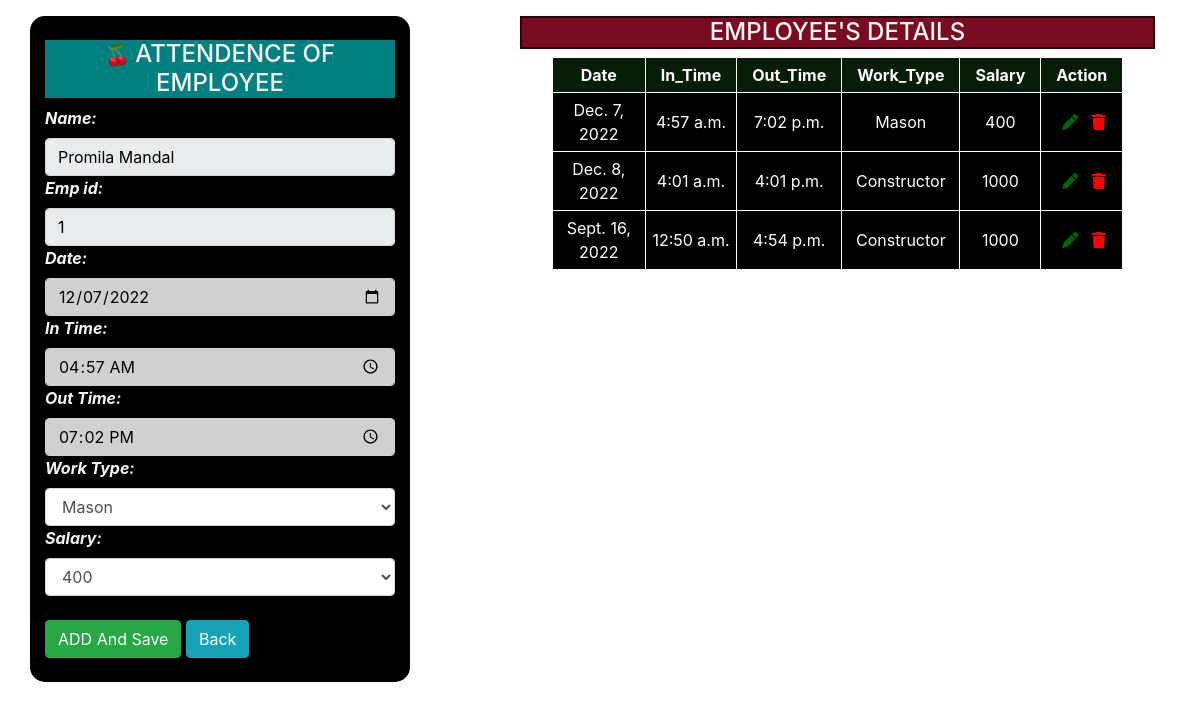
The app's page /update/1/ with its own data.
### testapp/models.py (models this page shows, shortened)
class Attendence(models.Model):
    id=models.AutoField(primary_key=True,editable=True)
    emp_id=models.ForeignKey(UserModel,on_delete=models.CASCADE,editable=True)
    name=models.CharField(max_length=50,editable=True)
    date=models.DateField(auto_now=False,unique=False,editable=True)
    In_Time=models.TimeField(auto_now=False,null=True,editable=True)
    Out_Time=models.TimeField(auto_now=False,null=True,editable=True)
    Work_type=models.CharField(max_length=50,null=True,editable=True)
    Salary = models.CharField(max_length=50,editable=True)
    duration=models.DurationField(null=True,editable=True)
    total_second=models.FloatField(null=True,editable=True)
    sub_total=models.DecimalField(max_digits=300,decimal_places=2,null=True,editable=True)
    paid=models.BooleanField(default=False,editable=True)
    class Meta:
        unique_together = (('emp_id','date'),)
    '''def hours_conversion(self):
        startdelta = datetime.timedelta(hours=self.In_Time.hour, minutes=self.In_Time.minute, seconds=self.In_Time.second)
        enddelta = datetime.timedelta(hours=self.Out_Time.hour, minutes=self.Out_Time.minute, seconds=self.Out_Time.second)
        return print((enddelta-startdelta).seconds/3600)'''

### testapp/views.py (the view)
# urls.py: path('update/<int:id>/', views.update_attendence, name='update_attend'),
def update_attendence(request,id):
    if request.method =='POST':
        pi=Attendence.objects.get(pk=id)
        o=pi.emp_id
        fm=Aform(request.POST,instance=pi)
        if fm.is_valid():
            In_Time=fm.cleaned_data['In_Time']
            Out_Time=fm.cleaned_data['Out_Time']
            if In_Time<=Out_Time:
                fm.save()
                url='/attend/{}'.format(o)
                return HttpResponseRedirect(url)
            else:
                messages.error(request,'Exist Time  cannot  be less than Entry Time.')
    else:
        pi=Attendence.objects.get(pk=id)
        o=pi.emp_id
        fm=Aform(instance=pi)
    s=Attendence.objects.filter(emp_id=o).values()
    return render(request,'testapp/attend.html',{'fm':fm,'id':id,'s':s})

### testapp/templates/testapp/attend.html (shortened to what this page needs)
<!DOCTYPE html>
{% load static %}
<html>
    <head>
        <link rel="stylesheet" href="{% static 'css/bootstrap.css' %}">
        <link rel="stylesheet" href="{% static 'css/mycss.css' %}">
    </head>
    <body>
        <div class='container mt-3'>
            <div class='row'>
                <div class='col-sm-4 offset-md-0.5 m'><br>
                    <div class='form-container'>
                    <h4 class='text-center h'><span style='font-size:20px;'>&#127826 </span>ATTENDENCE OF EMPLOYEE</h4>
                    <form action=""  method="POST" class='d-inline' novalidate>
                    {% for f in fm %}
                    <div>
                      <strong><em>{{f.label_tag}} {{f}} {{f.errors|striptags}}</em></strong>
                    </div>
                    {% endfor %}<br>
                        <input type='submit' class='btn btn-success' value='ADD And Save'/>
                        <a href="{% url 'info' %}" class='btn btn-info'>Back</a>
                    </form>
            </div><br>
        </div>
                    <div class='col-sm-7 offset-sm-1'>
                            <h4 class='text-center hbox'>EMPLOYEE'S DETAILS</h4>
                            <table>
                                <tr>
                                    <th style='background-color:rgb(7, 29, 7); color:white;'class="col-sm-4">Date</th>
                                    <th style='background-color:rgb(7, 29, 7); color:white;'class="col-sm-1">In_Time</th>
                                    <th style='background-color:rgb(7, 29, 7); color:white;'class="col-sm-1">Out_Time</th>
                                    <th style='background-color:rgb(7, 29, 7); color:white;'class="col-sm-1">Work_Type</th>
                                    <th style='background-color:rgb(7, 29, 7); color:white;'class="col-sm-1">Salary</th>
                                    <th style='background-color:rgb(7, 29, 7); color:white;'class="col-sm-1">Action</th>
                                </tr>
                                {% for i in s %}
                                <tr>
                                    <td>{{i.date}}</td>
                                    <td>{{i.In_Time}}</td>
                                    <td>{{i.Out_Time}}</td>
                                    <td>{{i.Work_type}}</td>
                                    <td>{{i.Salary}}</td>
                                    <td>
                                        &nbsp<a style="color:darkgreen;" href="{% url 'update_attend' i.id %}" role="button"><i class="fa-solid fa-pen"></i></a>&nbsp&nbsp
                                        <form action='' method='GET' class='d-inline' novalidate>
                                            <a  style=" color: #ff0000	;" href="{% url 'delete_attend' i.id %}" onclick="return confirm('Are you sure you want to delete this data?');" role="button"><i class="fa-solid fa-trash"></i></a>
                                        </form>
                                    </td>
                                </tr>
                                {% endfor %}
        </div>
    </div>
</div>
    </body>
</html>

### testapp/static/css/mycss.css (style rules this page uses)
.hbox { color:whitesmoke; background-color:rgb(122, 12, 34); border: 2px solid rgb(43, 4, 14); }
table { background-color: black; color:white; margin-left: 2.5%; margin-right: 0%; width:70px; }
table, td, th { border: 1px solid white; text-align: center; padding: 5px; }

### testapp/templates/testapp/attend.html (style rules this page uses)
.h { background-color:#008080; }
.m { color:whitesmoke; background-color: black; margin-left:0%; border-radius: 15px; }
input[type=text] { width: 100%; background-color: #D0D0D0; color: black; }
input[type=date] { width: 100%; background-color: #D0D0D0; color: black; }
input[type=number] { width: 100%; background-color: #D0D0D0; color: black; }
input[type=time] { width: 100%; background-color: #D0D0D0; color: black; }
select { width: 100%; background-color: #D0D0D0; color: black; }
table { background-color: black; color:white; margin-left: 5%; margin-right: 0%; width:90%; }
table, td, th { border: 1px solid white; text-align: center; padding: 5px; }

### records on screen
Attendence: fm "Promila Mandal" "1" "12/07/2022" "04:57:00" "19:02:00" "Mason" "400", date "Dec. 7, 2022", In_Time "4:57 a.m.", Out_Time "7:02 p.m.", Work_type "Mason", Salary "400"
Attendence: date "Dec. 8, 2022", In_Time "4:01 a.m.", Out_Time "4:01 p.m.", Work_type "Constructor", Salary "1000"
Attendence: date "Sept. 16, 2022", In_Time "12:50 a.m.", Out_Time "4:54 p.m.", Work_type "Constructor", Salary "1000"

### other values on screen
{{ f.label_tag }} "Name:" "Emp id:" "Date:" "In Time:" "Out Time:" "Work Type:" "Salary:"
